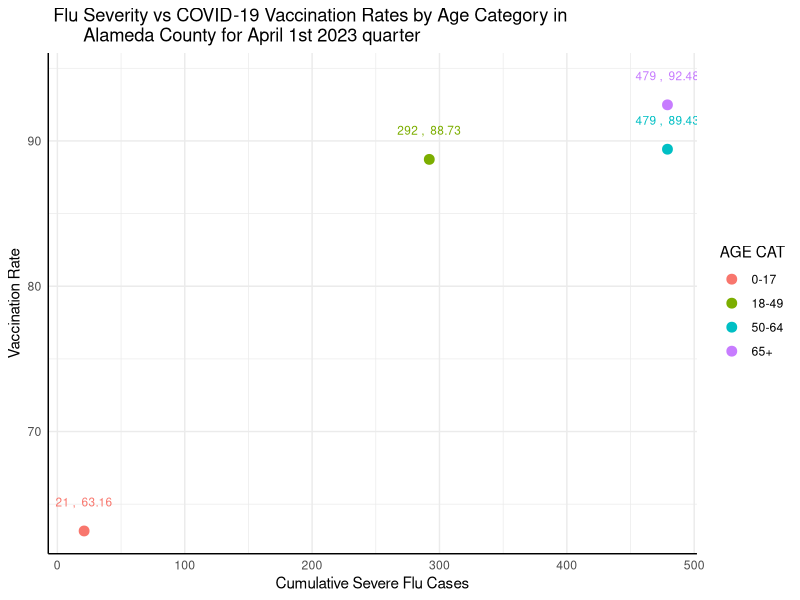

Write the R code that produced this figure.
## ---- chunk 1

# First we are adding all the packages that are needed to create the visualizations and importing the final dataset.

library(readr)
library(tidyverse)
library(dplyr)
library(knitr)
library(kableExtra)
library(ggplot2)
## ---- chunk 2

# In the below code chunk we are importing the three datasets provided for this scenario. For datasets in a .csv format we are using the read_csv() command from the readr package.

final_data <- read_csv("./Final_aggregated_data_Milestone4.csv")

final_data_renamed <- rename_with(final_data,
                      ~ toupper(
                        gsub("_",
                             " ",
                             .x,
                             fixed = TRUE)
                      ))

print(final_data_renamed)
## ---- chunk 3

# Removing the 12th column from final_data_renamed
final_clean_data <- final_data_renamed[,-12]

# Renaming the "COUNTY NAME.X" column to "COUNTY NAME"
final_clean_data <- final_clean_data %>%
  rename(`COUNTY NAME` = `COUNTY NAME.X`)
print(final_clean_data)
## ---- chunk 4

ggplot(final_clean_data, aes(x = `CUMULATIVE SEVERE`, y = `VACCINATION RATE`, color = `AGE CAT`)) +
  geom_point(size = 3) +  # Adjusting the size of the points as needed
  geom_text(aes(label = paste(round(`CUMULATIVE SEVERE`, 2), ", ", round(`VACCINATION RATE`, 2))),
            position = position_nudge(y = 2), size = 3, show.legend = FALSE) +  # Nudging labels up
  geom_text(data = subset(final_clean_data, `AGE CAT` == "0-17"),
            aes(label = paste(round(`CUMULATIVE SEVERE`, 2), ", ", round(`VACCINATION RATE`, 2))),
            position = position_nudge(x = -5), size = 3, show.legend = FALSE, hjust = 5) +  # Moving label to the left
  labs(title = " Flu Severity vs COVID-19 Vaccination Rates by Age Category in 
       Alameda County for April 1st 2023 quarter",
       x = "Cumulative Severe Flu Cases",
       y = "Vaccination Rate") +
  theme_minimal() + theme(axis.line = element_line(size = 0.5))
## ---- chunk 5

# Making a kable
new_kable <- kable(final_clean_data, format = "markdown", caption = "Influenza Cases and COVID-19 Vaccination Data from Alameda County Second Quarter 2023", align = "c", booktabs = TRUE) %>%
  kable_styling(latex_options = c("striped", "hold_position"), full_width = FALSE)

# Adding a footnote as a description
add_footnote(
  new_kable,
  label = c("This table shows a variety of statistics pertaining to influenza (flu) cases and COVID-19 vaccination in Alameda County in the second quarter of calendar year 2023. With increasing age (groups), the vaccination rate for COVID-19 increases, but severe flu cases also increase."),
  notation = "alphabet",
  threeparttable = FALSE,
  escape = TRUE)
